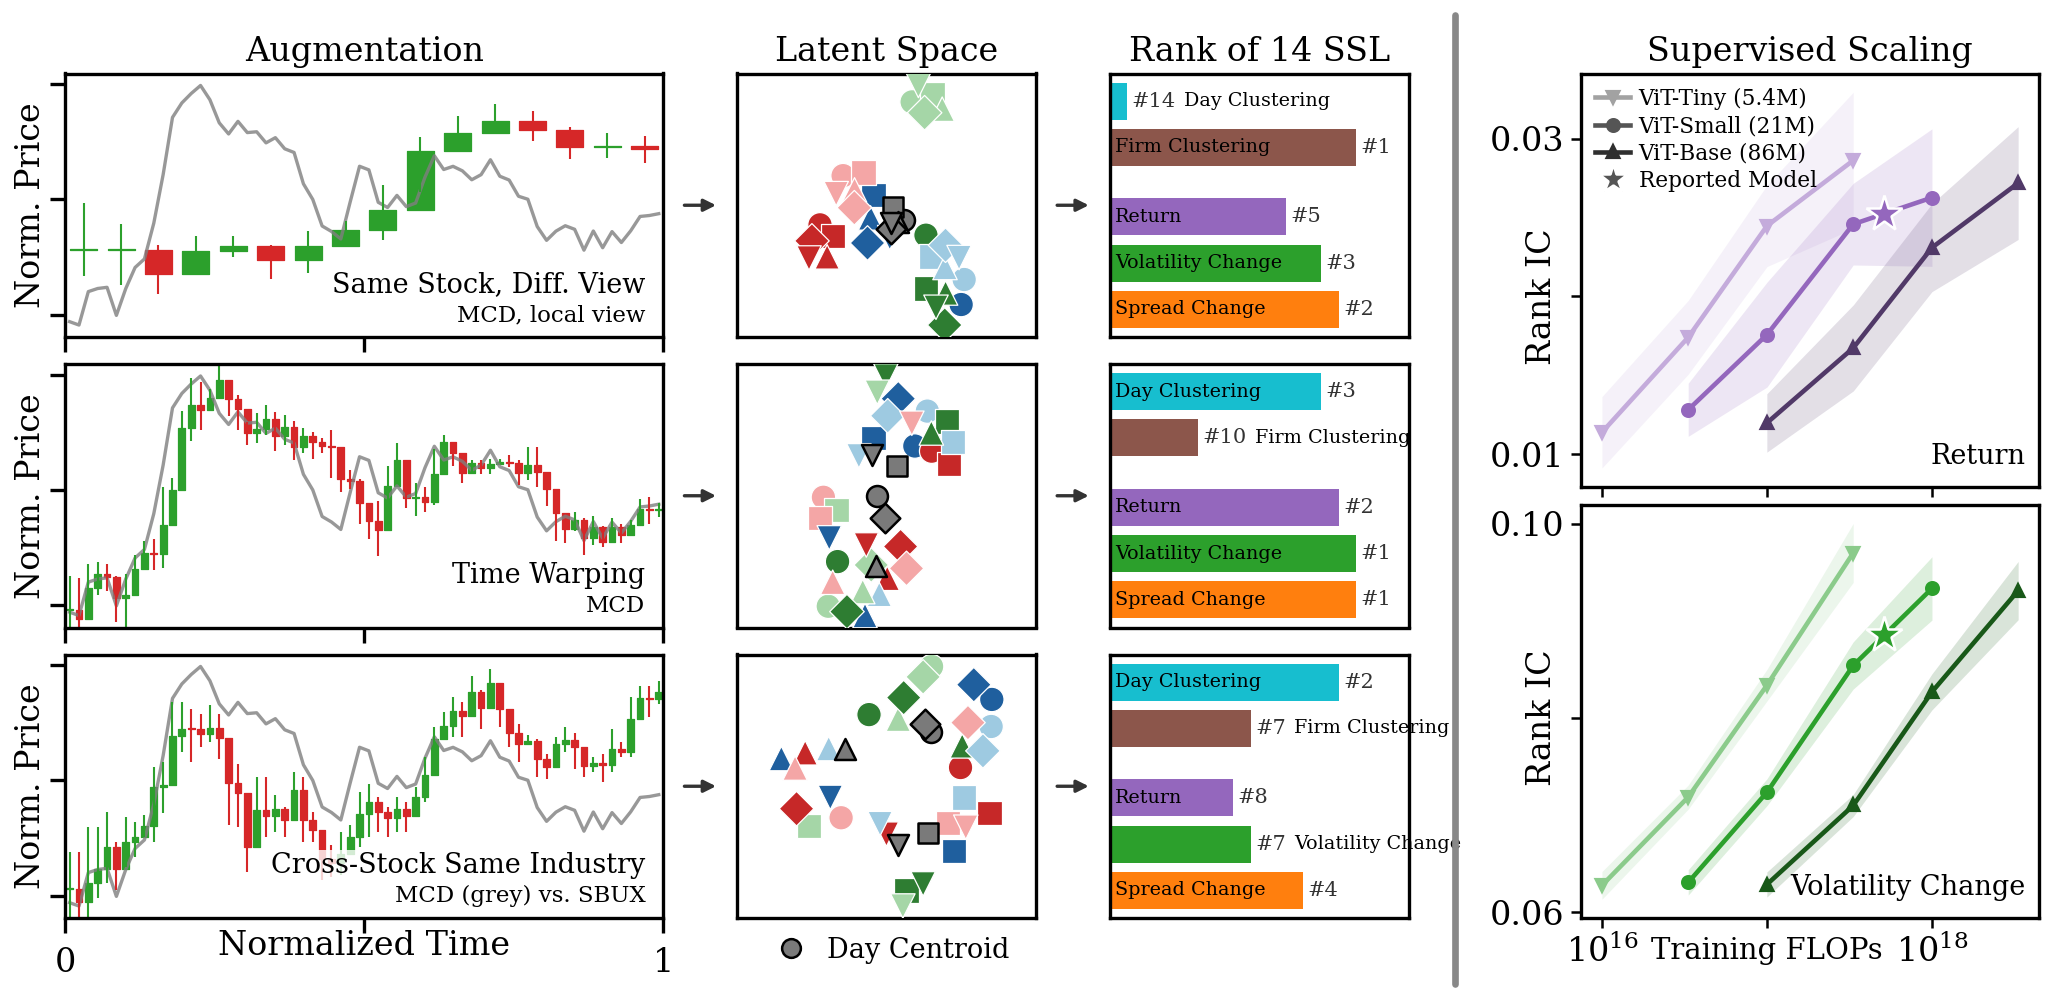

Write the Python code that produced this figure.
"""The hero figure: augmentation -> learned latent space -> task performance.

One row per LeJEPA arm (Same Stock, Diff. View; Time Warping; Cross-Stock
Same Industry), three columns joined by arrows, each drawn by its source
script's own code onto this figure's axes (nothing is pasted in as an image):

  1. The arm's second view over the base view's VWAP (grey):
     plots/lejepa_augmentations/lejepa_augmentations.py (``gallery``,
     ``candles``), same day, seed and recipe as that figure.
  2. One fixed panel of the latent table, embedded by the arm and t-SNE'd
     (plots/hero_figure/tsne_panel.py): firm by colour, day by marker
     shape; each day's 2-D centroid is a grey marker in that day's shape,
     drawn on top.
     The panel and 5-day block were picked as the ones whose maps separate
     day centroids most cleanly.
  3. Where the arm ranks among the self-supervised methods the paper's
     tables report (LeJEPA + SSL; rank 1 = longest bar), task by task:
     Day Clustering and Firm Clustering are latent tasks T2 and T3 of
     plots/core/fixed_panel_table.tex (mean-rank percentile, lower is
     better); Return, Volatility Change and Spread Change are the full-pool
     probe ICs of plots/core/probe_fit_table.tex. Both read through the
     table scripts' own loaders, so the ranks and the tables cannot disagree.

A second, separate figure (hero_return_scaling) is the supervised
specialist's Return panel from plots/scaling/supervised_scaling.py, sized to
be wrapped into a corner of the page.

Column 2 reads the embedding cache tsne_panel.py writes (one GPU forward per
arm and month on a miss) and the panel cache under panel_lib.CACHE_DIR.

Run (from the repo root):
    uv run python plots/hero_figure/hero_figure.py
"""
from __future__ import annotations

import sys
from pathlib import Path

import matplotlib

matplotlib.use("Agg")
import matplotlib.pyplot as plt  # noqa: E402
import matplotlib.transforms as mtransforms  # noqa: E402
import numpy as np  # noqa: E402
from matplotlib.lines import Line2D  # noqa: E402
from matplotlib.patches import FancyArrowPatch  # noqa: E402
from matplotlib.ticker import FuncFormatter  # noqa: E402

HERE = Path(__file__).resolve().parent
PLOTS = HERE.parent
for p in (HERE, PLOTS / "lejepa_augmentations", PLOTS / "scaling",
          PLOTS / "core"):
    sys.path.insert(0, str(p))

import lejepa_augmentations as aug  # noqa: E402
import supervised_scaling as sc  # noqa: E402
import tsne_panel as tp  # noqa: E402
from market_jepa.schemas import LocalMachineConfig  # noqa: E402
from style import (  # noqa: E402
    COMPACT_RC_PARAMS, SERIES_STYLES, WIDTH_FULL, apply_style, save_figure)

OUT = HERE / "hero_figure"
OUT_SCALING = HERE / "hero_return_scaling"

# One row per arm: (augmentations-figure key, latent/probe series, title).
ROWS = [("same_stock", "pair_rrc_6mo", "Same Stock, Diff. View"),
        ("time_warp", "pair_warp_6mo", "Time Warping"),
        ("cross_stock_industry", "pair_k2ind_6mo",
         "Cross-Stock Same Industry")]
# Column 2: picked for cleanly separated day centroids, every map readable.
MONTH, PANEL, N_DAYS, WINDOW = "2010-01", 2, 5, 1
# As tsne_panel.py; run_tsne caps it at (n-1)/3, ~10 for 30 points.
PERPLEXITY = 30.0
# One title size for every panel, and one size for the words standing in
# for tick labels ("Norm. Price", "Rank IC", "Training FLOPs").
TITLE_SIZE = 8
AXIS_WORD_SIZE = 8
# Column 3's bars, top to bottom: (label, kind, key, colour key). Latent
# tasks are named inside their bars (the caption maps them: Day Clustering =
# T2, Firm Clustering = T3), as are the predictive ones.
TASKS = [("Time Org.", "latent", "metric2"),
         ("Firm Org.", "latent", "metric3"),
         ("Return", "probe", "return_900"),
         ("Volatility Change", "probe", "volatility_change_900"),
         ("Spread Change", "probe", "spread_change_900")]
# Latent tasks get their own colours, clear of the three task colours and of
# LeJEPA's tab:blue elsewhere in the paper.
# What a bar says inside itself; a bar as short as #14 still holds the name
# because the name starts at the axis, not in the bar's middle.
SHORT_TASK = {"Time Org.": "Day Clustering",
              "Firm Org.": "Firm Clustering", "Return": "Return",
              "Volatility Change": "Volatility Change",
              "Spread Change": "Spread Change"}
LATENT_COLORS = {"metric2": "#17becf", "metric3": "#8c564b"}
PROBE_COLORS = {"return_900": SERIES_STYLES["supervised_return"]["color"],
                "volatility_change_900": SERIES_STYLES["supervised_vol"]["color"],
                "spread_change_900": SERIES_STYLES["supervised_spread"]["color"]}
# FF49 long names are too wide for a third of a page.
SHORT_INDUSTRY = {2: "Food", 5: "Tobacco", 9: "Household", 10: "Apparel",
                  12: "Medical Equipment", 13: "Pharma", 14: "Chemicals",
                  19: "Steel", 23: "Autos", 24: "Aerospace", 28: "Mining",
                  30: "Oil", 31: "Utilities", 32: "Media",
                  34: "Business Services", 35: "Computers", 36: "Software",
                  41: "Transport", 43: "Retail", 44: "Restaurants",
                  7: "Entertainment", 45: "Banks", 48: "Finance",
                  27: "Precious Metals"}


# ── tick-word helpers ────────────────────────────────────────────────────────

def y_word(ax, ticks, at, word):
    """Stand ``word`` in for the ``at`` y tick label, rotated, in place of a
    y-axis label."""
    ax.set_yticks(ticks)
    ax.yaxis.set_major_formatter(FuncFormatter(
        lambda v, _: "" if abs(v - at) < 1e-9
        else f"{v:g}".replace("-", "−")))
    ax.text(-0.05, at, word, rotation=90, ha="right", va="center",
            fontsize=AXIS_WORD_SIZE, transform=mtransforms.
            blended_transform_factory(ax.transAxes, ax.transData))


def rank_ic_label(ax, ticks):
    """Label only the end ticks and stand "Rank IC" between them, rotated,
    in place of a y-axis label."""
    ax.set_yticks(ticks)
    ax.yaxis.set_major_formatter(FuncFormatter(
        lambda v, _: f"{v:.2f}" if v in (ticks[0], ticks[-1]) else ""))
    ax.text(-0.05, (ticks[0] + ticks[-1]) / 2, "Rank IC", rotation=90,
            ha="right", va="center", fontsize=AXIS_WORD_SIZE,
            transform=mtransforms.blended_transform_factory(ax.transAxes,
                                                            ax.transData))


def axis_word(ax, at, word, log=True, size=None):
    """Stand ``word`` in for the ``at`` x tick label, in place of an x-axis
    label (the mirror of rank_ic_label)."""
    from matplotlib.ticker import LogFormatterSciNotation
    sci = LogFormatterSciNotation()
    sci.set_axis(ax.xaxis)
    same = ((lambda v: abs(np.log10(v) - np.log10(at)) < 1e-6) if log
            else (lambda v: abs(v - at) < 1e-9))
    ax.xaxis.set_major_formatter(FuncFormatter(
        lambda v, pos: "" if same(v) else (sci(v, pos) if log else f"{v:g}")))
    ax.text(at, -0.045, word, ha="center", va="top",
            fontsize=size or AXIS_WORD_SIZE,
            transform=mtransforms.blended_transform_factory(ax.transData,
                                                            ax.transAxes))


def small_legend(ax, handles, labels, loc="lower right"):
    ax.legend(handles, labels, loc=loc, fontsize=5.2, frameon=False,
              handlelength=1.6, handletextpad=0.4, borderaxespad=0.25,
              labelspacing=0.25)


# ── column 1: the views ──────────────────────────────────────────────────────

def draw_views(axes):
    """Each arm's second view over the base view's VWAP."""
    views = aug.gallery(aug.load_day(LocalMachineConfig.daystore_dir))
    base = views["base"]
    base_mid = (np.arange(aug.SEQ_LEN) + 0.5) / aug.SEQ_LEN
    for ax, (arm, _, title) in zip(axes, ROWS):
        entry = views[arm]
        ax.plot(base_mid, base["view"][:, aug.VWAP], color=aug.REFERENCE,
                lw=0.8, alpha=0.8)
        aug.candles(ax, np.linspace(0.0, 1.0, len(entry["view"]) + 1),
                    entry["view"])
        ax.set_xlim(0.0, 1.0)
        ax.set_xticks([0.0, 0.5, 1.0])
        note = (f"{base['ticker']} (grey) vs. {entry['ticker']}"
                if entry["ticker"] != base["ticker"] else
                f"{entry['ticker']}, local view" if arm == "same_stock"
                else entry["ticker"])
        # The augmentation's name, then what the view is, bottom right.
        back = dict(facecolor="white", edgecolor="none", alpha=0.8, pad=0.6)
        t = ax.text(0.97, 0.04, note, transform=ax.transAxes, ha="right",
                    va="bottom", fontsize=5.5, bbox=back)
        # Stacked on the description's own box, not at a fixed axes
        # fraction, so the two never touch however short the panel gets.
        ax.annotate(title, xy=(1, 1), xycoords=t, xytext=(0, 1.5),
                    textcoords="offset points", ha="right", va="bottom",
                    fontsize=6.5, bbox=back)
        # Ticks without numbers: the scale is per-view normalised, and at
        # this height the numbers collide with the rotated word.
        ax.set_yticks([-2, 0, 2])
        ax.tick_params(labelleft=False)
        ax.text(-0.03, 0.5, "Norm. Price", rotation=90, ha="right",
                va="center", fontsize=AXIS_WORD_SIZE, transform=ax.transAxes)
    for ax in axes[1:]:
        ax.sharey(axes[0])
    for ax in axes[:-1]:
        ax.tick_params(labelbottom=False)
    axis_word(axes[-1], 0.5, "Normalized Time", log=False)


# ── column 2: the latent space ───────────────────────────────────────────────

def draw_tsne(axes, month, panel_idx, window, perplexity, industry=False):
    """The fixed panel under each arm, one N_DAYS-day block."""
    import torch
    tp.eg.apply_variant("mixed")
    device = torch.device("cuda" if torch.cuda.is_available() else "cpu")
    keys = [key for _, key, _ in ROWS]
    embs = {key: tp.embed_month(month, key, device) for key in keys}
    bi, _, panel, _ = tp.score_panels(month, embs)[panel_idx]
    days = sorted(set(tp.panel_points(embs[keys[0]], bi, panel)[2]))
    keep = days[window * N_DAYS:(window + 1) * N_DAYS]
    colors, _ = tp.firm_colors(panel)
    for ax, key in zip(axes, keys):
        X, tks, dts = tp.panel_points(embs[key], bi, panel)
        m = np.isin(dts, keep)
        Z = tp.eg.run_tsne(X[m], perplexity=perplexity, seed=42)
        tp.draw(ax, Z, tks[m], dts[m], colors, "shapes", panel, lines=False,
                industry=industry)
    return panel, colors, keep


def firm_key(ax, panel, colors, loc="upper left", anchor=(0.0, 1.0),
             industry=False):
    """One entry per industry, its two firms' shades side by side, the
    industry on a second line so the key is narrow enough to sit inside the
    panel. Returned and re-added, so the day key can share the axes."""
    from matplotlib.legend_handler import HandlerTuple
    handles, labels = [], []
    for ff in sorted(set(panel.values())):
        pair = sorted(t for t, f in panel.items() if f == ff)
        handles.append(tuple(
            Line2D([], [], ls="", marker="o", ms=4.5, mfc=colors[t],
                   mec="white", mew=0.3) for t in pair))
        labels.append(f"{', '.join(pair)}\n({SHORT_INDUSTRY.get(ff, ff)})")
    if industry:
        handles.append(tuple(
            Line2D([], [], ls="", marker="*", ms=6, mew=0.4, mec="white",
                   mfc=colors[sorted(t for t, f in panel.items()
                                     if f == ff)[0]])
            for ff in sorted(set(panel.values()))))
        labels.append("Industry Centroid")
    leg = ax.legend(handles, labels, loc=loc, bbox_to_anchor=anchor,
                    fontsize=5.2, frameon=False, handletextpad=0.3,
                    borderaxespad=0.3, labelspacing=0.4,
                    handler_map={tuple: HandlerTuple(ndivide=None, pad=0.1)},
                    handlelength=1.6)
    ax.add_artist(leg)
    return leg


# ── column 3: task performance ───────────────────────────────────────────────

def ssl_methods():
    """{probe-table series: latent key} for the self-supervised methods the
    two tables report (LeJEPA + SSL families; not supervised, not the TSFMs,
    not the floor). The latent key is the six-month name the fixed-panel
    table carries."""
    import probe_fit_table as pft
    out = {}
    for series, _, fam, _, _ in pft.roster():
        if fam in ("LeJEPA", "SSL"):
            six = [k for k in pft.series_aliases(series) if k.endswith("_6mo")]
            out[series] = six[0] if six else series
    return out


def latent_scores(keys):
    """{latent key: {metricK: mean-rank pctile}}, the reported fixed-panel
    table's own merge (fixed_panel_table.load_geo over DEFAULT_TAGS)."""
    import fixed_panel_table as fpt
    geo, _ = fpt.load_geo(fpt.DEFAULT_TAGS, required=False)
    return {k: {m: geo[k][m]["mean_pctile"] for m in fpt.METRICS}
            for k in keys if k in geo}


def probe_scores():
    """{series: {task: IC}} as probe_fit_table renders it by default
    (floor-covered months, alpha 10)."""
    import probe_fit_table as pft
    ics, ns, _, _ = pft.load_results(10.0)
    restrict = pft.comparable_months(ics, pft.TASKS)
    rows = pft.build_rows(ics, ns, pft.load_head(), min_months=1, fair=False,
                          restrict=restrict)
    return {r[0]: {t: c[0] for t, c in r[4].items()} for r in rows}


def ranks():
    """{latent key: [(label, kind, key, rank)]} and the number of methods.

    Rank 1 = best of the self-supervised methods on that task: lowest
    mean-rank percentile for a latent task, highest probe IC for a
    predictive one. Only methods scored on BOTH tables are ranked, so every
    bar is out of the same field.
    """
    methods = ssl_methods()
    lat = latent_scores(methods.values())
    ic = probe_scores()
    field = {s: k for s, k in methods.items() if k in lat and s in ic}
    out = {}
    for _, key, _ in ROWS:
        series = next(s for s, k in field.items() if k == key)
        bars = []
        for label, kind, k in TASKS:
            if kind == "latent":
                vals = {s: lat[field[s]][k] for s in field}
                r = 1 + sum(v < vals[series] for v in vals.values())
            else:
                vals = {s: ic[s][k] for s in field}
                r = 1 + sum(v > vals[series] for v in vals.values())
            bars.append((label, kind, k, r))
        out[key] = bars
    n = len(field)
    for key, bars in out.items():
        print(f"  {key:<15} " + "  ".join(f"{b[0]} #{b[3]}" for b in bars)
              + f"  (of {n})")
    return out, n


def task_color(kind, k):
    return LATENT_COLORS[k] if kind == "latent" else PROBE_COLORS[k]


def draw_bars(ax, bars, n):
    """Bar length n - rank + 1, so #1 is the longest; each bar tagged #k."""
    y = np.arange(len(bars))[::-1].astype(float)
    n_lat = sum(b[1] == "latent" for b in bars)
    y[:n_lat] += 0.5  # a half-row gap between latent and predictive
    # Limits first: the rank's position is measured in data units.
    ax.set_yticks([])
    ax.set_ylim(y.min() - 0.6, y.max() + 0.6)
    ax.set_xlim(0, n + 3.0)
    ax.set_xticks([])
    renderer = ax.figure.canvas.get_renderer()
    for yi, (label, kind, k, r) in zip(y, bars):
        length = n - r + 1
        ax.barh(yi, length, height=0.8, color=task_color(kind, k))
        # Name inside the bar, rank past its end -- unless the name would
        # overrun the bar, in which case the rank goes right after the bar
        # and the name after the rank.
        t = ax.text(0.3, yi, SHORT_TASK[label], ha="left", va="center",
                    fontsize=4.6, color="black")
        end = ax.transData.inverted().transform(
            t.get_window_extent(renderer).get_points())[1, 0]
        rank = ax.text(length + 0.25, yi, f"#{r}", ha="left", va="center",
                       fontsize=5.0, color="#333333")
        if end > length - 0.2:
            t.remove()
            ax.annotate(SHORT_TASK[label], xy=(1, 0.5), xycoords=rank,
                        xytext=(2, 0), textcoords="offset points",
                        ha="left", va="center", fontsize=4.6, color="black")


# ── the separate Return-scaling figure ───────────────────────────────────────

def draw_scaling(ax, panel=0, ticks=(0.01, 0.02, 0.03), title=None,
                 legend=True, xword=True, name=False):
    """One of supervised_scaling's panels (Return by default), legend
    inside, upper left (the curves rise left to right and leave it empty)."""
    rows = sc.load(sc.METRICS_JSON)
    floor = sc.floor_by_month()
    star = sc.default_model(sc.DEFAULT_MODEL_JSON)
    task, _, style_key = sc.PANELS[panel]
    color = SERIES_STYLES[style_key]["color"]
    handles, labels = [], []
    for key, label, marker, shift in sc.SCALES:
        got = sc.series(rows, task, key, "head", 0, floor)
        if got is None or not len(got[0]):
            continue
        xs, mu, se, _, _ = got
        c = sc.shade(color, shift)
        ax.plot(xs, mu, marker=marker, ls="-", color=c, ms=2.6, lw=1.1,
                zorder=3)
        ax.fill_between(xs, mu - 2 * se, mu + 2 * se, color=c, alpha=0.16,
                        lw=0)
        handles.append(Line2D([], [], ls="-", lw=1.1, marker=marker, ms=2.6,
                              color=sc.shade(sc.LEGEND_GREY, shift)))
        labels.append(label + sc.params_label(rows, key))
        if star is not None and star["scale"] == key:
            y = sc.on_curve(xs, mu, float(star["flops"]))
            if y is not None:
                ax.plot([star["flops"]], [y], marker="*", ms=9, color=c,
                        mec="white", mew=0.6, ls="none", zorder=5)
    if star is not None:
        handles.append(Line2D([], [], marker="*", ms=7, ls="none",
                              color=sc.LEGEND_GREY, mec="white", mew=0.6))
        labels.append(star.get("label", "Reported Model"))
    task_title = title
    panel_title = sc.PANELS[panel][1]
    if task_title is None:
        task_title = (f"{panel_title} Prediction" if panel_title == "Return"
                      else panel_title)
    if task_title:
        ax.set_title(task_title, pad=3, fontsize=TITLE_SIZE)
    if name:  # the task named inside, bottom right, as column 1 names arms
        ax.text(0.97, 0.04, panel_title, transform=ax.transAxes, ha="right",
                va="bottom", fontsize=6.5)
    ax.set_xscale("log")
    if xword:
        axis_word(ax, 1e17, "Training FLOPs")
    else:
        ax.tick_params(labelbottom=False)
    ax.grid(False)
    ax.tick_params(axis="both", length=2.5, width=0.6, pad=1.5)
    rank_ic_label(ax, list(ticks))
    if legend:
        small_legend(ax, handles, labels, loc="upper left")


def arrow(fig, ax_from, ax_to):
    """A figure-level arrow from one axes' right edge to the next's left --
    to the left of its tick labels, so the bars' task names stay clear."""
    a, b = ax_from.get_position(), ax_to.get_position()
    fig.canvas.draw()
    x1 = ax_to.get_tightbbox(fig.canvas.get_renderer()).transformed(
        fig.transFigure.inverted()).x0
    y = (a.y0 + a.y1) / 2
    fig.patches.append(FancyArrowPatch(
        (a.x1 + 0.006, y), (min(b.x0, x1) - 0.006, y),
        transform=fig.transFigure,
        arrowstyle="-|>", mutation_scale=6, lw=0.8, color="#333333"))


def main():
    import argparse
    ap = argparse.ArgumentParser(description=__doc__.splitlines()[0])
    ap.add_argument("--month", default=MONTH)
    ap.add_argument("--panel", type=int, default=PANEL)
    ap.add_argument("--window", type=int, default=WINDOW,
                    help="N_DAYS block of trading days (0 = days 1-5)")
    ap.add_argument("--perplexity", type=float, default=PERPLEXITY,
                    help="t-SNE perplexity; run_tsne caps it at (n-1)/3")
    ap.add_argument("--industry-centroids", action="store_true",
                    help="add each industry's t-SNE centroid as a star")
    ap.add_argument("--no-latent", action="store_true",
                    help="drop the Latent Space column (augmentation -> "
                         "rank); writes hero_figure_no_latent unless --out")
    ap.add_argument("--out", type=Path, default=None)
    args = ap.parse_args()
    apply_style(extra=COMPACT_RC_PARAMS)

    height = 3.4
    fig = plt.figure(figsize=(WIDTH_FULL, height))
    # Column 1 full width; columns 2 and 3 half of it, joined by arrows; a
    # heavy rule; then column 4, the supervised scaling, which is a separate
    # result and must not read as a fourth step of the rows.
    # Margins and gaps fixed in INCHES, so a height change only changes the
    # panels. The keys for columns 2-3 sit in the bottom margin.
    left, right = 0.05, 0.99
    top, bottom = 1 - 0.225 / height, 0.36 / height
    w1, w2 = 0.285, 0.1425
    w3 = w2
    gap = 0.035  # the arrows' gaps
    if args.no_latent:
        # The latent column's width and gap go mostly to the rank column:
        # with no t-SNE beside it, it is the result the row leads to.
        w1, w3 = 0.37, 0.285 + 2 * w2 + gap - 0.37
    x2 = left + w1 + gap
    x3 = x2 + w2 + gap if not args.no_latent else x2
    x_rule = x3 + w3 + 0.022
    x4 = x_rule + 0.06  # room for column 4's y labels
    w4 = right - x4
    hgap = 0.09 / height
    h = (top - bottom - 2 * hgap) / 3
    ys = [bottom + 2 * (h + hgap), bottom + h + hgap, bottom]
    col1 = [fig.add_axes([left, y, w1, h]) for y in ys]
    col2 = ([] if args.no_latent
            else [fig.add_axes([x2, y, w2, h]) for y in ys])
    col3 = [fig.add_axes([x3, y, w3, h]) for y in ys]
    hgap4 = 0.06 / height
    h4 = (top - bottom - hgap4) / 2
    col4 = [fig.add_axes([x4, bottom + h4 + hgap4, w4, h4]),
            fig.add_axes([x4, bottom, w4, h4])]

    draw_views(col1)
    col1[0].set_title("Augmentation", pad=3, fontsize=TITLE_SIZE)
    if not args.no_latent:
        panel, colors, keep = draw_tsne(col2, args.month, args.panel, args.window,
                                        args.perplexity, args.industry_centroids)
        col2[0].set_title("Latent Space", pad=3, fontsize=TITLE_SIZE)
        # One key only, under the column: the grey, black-edged marker is a day
        # centroid. Colour = firm and shape = day are left to the caption.
        col2[-1].legend(
            [Line2D([], [], ls="", marker="o", ms=4.5, mfc=tp.CENTROID_GREY,
                    mec="black", mew=0.6)], ["Day Centroid"],
            loc="upper center", bbox_to_anchor=(0.5, -0.03), fontsize=6.5,
            frameon=False, handletextpad=0.3, borderaxespad=0.0)
    scores, n = ranks()
    for i, (ax, (_, key, _)) in enumerate(zip(col3, ROWS)):
        draw_bars(ax, scores[key], n)
    # The full version's rank column is half as wide, so it keeps the short
    # title.
    col3[0].set_title(f"Rank of {n} SSL" + (" Methods" if args.no_latent
                                             else ""),
                      pad=3, fontsize=TITLE_SIZE)
    if args.no_latent:
        for a, c in zip(col1, col3):
            arrow(fig, a, c)
    else:
        for a, b, c in zip(col1, col2, col3):
            arrow(fig, a, b)
            arrow(fig, b, c)

    draw_scaling(col4[0], panel=0, ticks=(0.01, 0.02, 0.03),
                 title="Supervised Scaling", xword=False, name=True)
    draw_scaling(col4[1], panel=1, ticks=(0.06, 0.08, 0.10), title="",
                 legend=False, name=True, xword=False)
    col4[1].tick_params(labelbottom=True)
    col4[1].sharex(col4[0])
    # A plain x label: in this narrower panel the tick-word collides with
    # the 10^16 / 10^18 labels.

    from matplotlib.ticker import FixedLocator, NullLocator
    for ax in col4:
        ax.xaxis.set_major_locator(FixedLocator([1e16, 1e17, 1e18]))
        ax.xaxis.set_minor_locator(NullLocator())
    # "Training FLOPs" stands in for the 10^17 label, a touch smaller than
    # the other tick words so it fits between 10^16 and 10^18.
    axis_word(col4[1], 1e17, "Training FLOPs", size=AXIS_WORD_SIZE - 1)
    # The rule spans the panels and their tick labels, no further: running
    # it to the figure edge kept bbox="tight" from trimming the margin.
    fig.add_artist(Line2D([x_rule, x_rule],
                          [bottom - 0.22 / height, 1 - 0.03 / height],
                          lw=1.6, color="#888888", solid_capstyle="round",
                          transform=fig.transFigure))
    out = args.out or (HERE / "hero_figure_no_latent" if args.no_latent
                       else OUT)
    for pth in save_figure(fig, out):
        print(f"Saved {pth}")
    plt.close(fig)

    fig, ax = plt.subplots(figsize=(2.3, 1.9))
    draw_scaling(ax)
    fig.subplots_adjust(left=0.2, right=0.97, top=0.9, bottom=0.17)
    for pth in save_figure(fig, OUT_SCALING):
        print(f"Saved {pth}")
    plt.close(fig)


if __name__ == "__main__":
    main()
